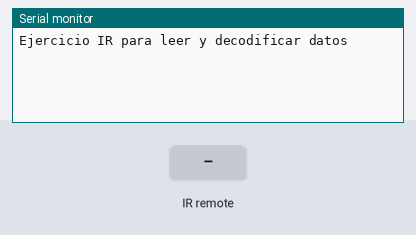
A sketch run on a simulated Arduino Uno, built with avr-gcc and run on an emulated ATmega328P. On the bench: the last lines printed to the serial monitor. Inputs (shaded band) come from the test bench.

Above: at 1.2 s.
1.3 s: infrared code 0xFF22DD received
At 2.4 s:
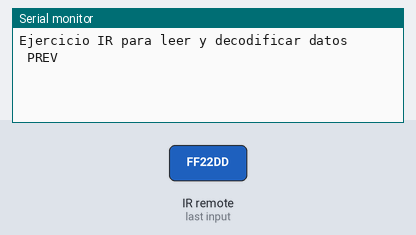
2.8 s: infrared code 0xFF02FD received
At 3.5 s:
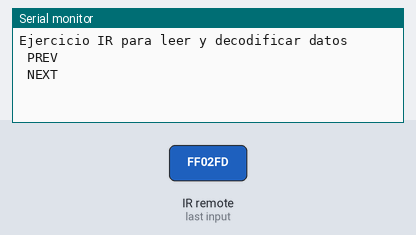
4.3 s: infrared code 0xFFC23D received
At 4.7 s:
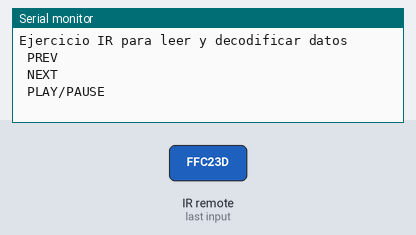

The sketch:

ejercicio_control_IR.ino
```cpp
/* Ejemplo de lectura e interpretación de comandos
 *  para el control remoto http://bit.ly/1lUhInA
 *  based on code by Ken Shirriff - http://arcfn.com
 */

#include "IRremote.h"

/*-----( Declarar constantes )-----*/
int receiver = 11; // Pin del IR receiver para el pin digital del Arduino digital 11

/*-----( Declarar objetos )-----*/
IRrecv irrecv(receiver);           // crea la instancia de 'irrecv'
decode_results results;            // crea la instancia de 'decode_results'
/*-----( Declarar variables )-----*/


void setup()   /*----( SETUP: Se ejecuta una vez )----*/
{
  Serial.begin(9600);
  Serial.println("Ejercicio IR para leer y decodificar datos");
  irrecv.enableIRIn(); // Inicia el receptor

}/*--(end setup )---*/


void loop()   /*----( LOOP: Se ejecuta constantemente )----*/
{
  if (irrecv.decode(&results)) // Verifica si se han recibido señales IR

  {
//    Serial.println(results.value, HEX);  Se descomenta para ver los valores en formato RAW
    translateIR();
    irrecv.resume(); // Recibe el siguiente valor
  }
}/* --(end main loop )-- */

/*-----( Declare funciones del usuario )-----*/
void translateIR() // toma acciones basadas en el codigo del IR

// describe los códigos del control remoto

{

  switch(results.value)

  {

  case 0xFF22DD:
    Serial.println(" PREV           ");
    break;

  case 0xFF02FD:
    Serial.println(" NEXT           ");
    break;

  case 0xFFC23D:
    Serial.println(" PLAY/PAUSE     ");
    break;

  default:
    Serial.println(" por favor ingrese otro comando    ");

  }

  delay(500);


} //END translateIR


/* ( THE END ) */
```

Measured:
- after the input at 1.3 s, the serial monitor: prints a new line at once (image 1)
- after the input at 2.8 s, the serial monitor: prints a new line at once (image 2)
- after the input at 4.3 s, the serial monitor: prints a new line at once (image 3)
